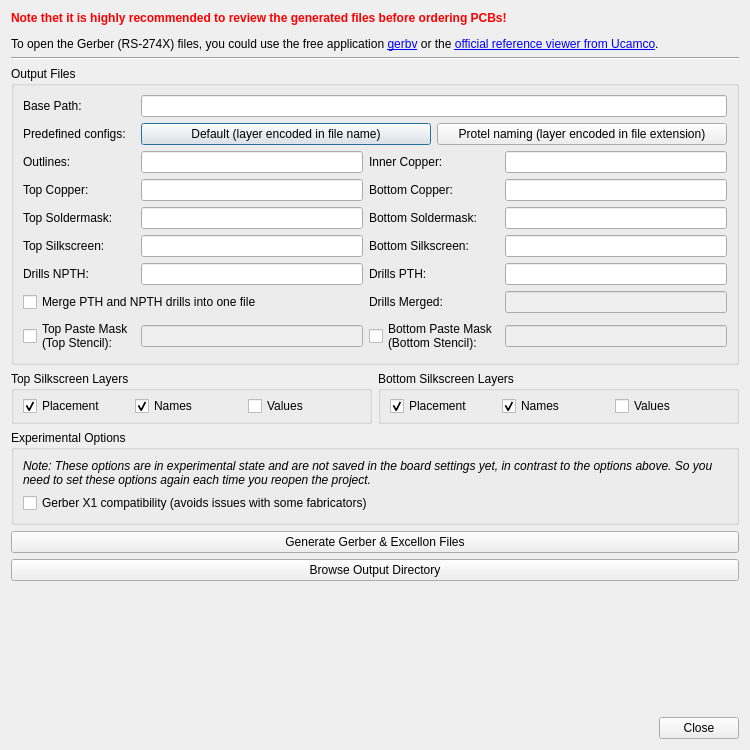
<?xml version="1.0" encoding="UTF-8"?>
<ui version="4.0">
 <class>librepcb::project::editor::FabricationOutputDialog</class>
 <widget class="QDialog" name="librepcb::project::editor::FabricationOutputDialog">
  <property name="windowModality">
   <enum>Qt::WindowModal</enum>
  </property>
  <property name="geometry">
   <rect>
    <x>0</x>
    <y>0</y>
    <width>750</width>
    <height>750</height>
   </rect>
  </property>
  <property name="windowTitle">
   <string>Fabrication Output Generator</string>
  </property>
  <layout class="QVBoxLayout" name="verticalLayout">
   <item>
    <widget class="QLabel" name="label_2">
     <property name="styleSheet">
      <string notr="true">QLabel {
	background-color: rgb(255, 255, 127);
	color: rgb(170, 0, 0);
};</string>
     </property>
     <property name="text">
      <string>&lt;html&gt;&lt;head/&gt;&lt;body&gt;&lt;p&gt;&lt;span style=&quot; font-weight:600; color:#ff0000;&quot;&gt;Note thet it is highly recommended to review the generated files before ordering PCBs!&lt;/span&gt;&lt;/p&gt;&lt;p&gt;To open the Gerber (RS-274X) files, you could use the free application &lt;a href=&quot;http://gerbv.geda-project.org/&quot;&gt;&lt;span style=&quot; text-decoration: underline; color:#0000ff;&quot;&gt;gerbv&lt;/span&gt;&lt;/a&gt; or the &lt;a href=&quot;https://gerber.ucamco.com/&quot;&gt;&lt;span style=&quot; text-decoration: underline; color:#0000ff;&quot;&gt;official reference viewer from Ucamco&lt;/span&gt;&lt;/a&gt;.&lt;/p&gt;&lt;/body&gt;&lt;/html&gt;</string>
     </property>
     <property name="wordWrap">
      <bool>true</bool>
     </property>
     <property name="margin">
      <number>3</number>
     </property>
     <property name="openExternalLinks">
      <bool>true</bool>
     </property>
    </widget>
   </item>
   <item>
    <widget class="Line" name="line">
     <property name="orientation">
      <enum>Qt::Horizontal</enum>
     </property>
    </widget>
   </item>
   <item>
    <widget class="QGroupBox" name="groupBox_3">
     <property name="title">
      <string>Output Files</string>
     </property>
     <layout class="QGridLayout" name="gridLayout">
      <item row="4" column="1">
       <widget class="QLineEdit" name="edtSuffixSoldermaskTop">
        <property name="maxLength">
         <number>255</number>
        </property>
       </widget>
      </item>
      <item row="6" column="0">
       <widget class="QLabel" name="label_12">
        <property name="text">
         <string>Drills NPTH:</string>
        </property>
       </widget>
      </item>
      <item row="5" column="1">
       <widget class="QLineEdit" name="edtSuffixSilkscreenTop">
        <property name="maxLength">
         <number>255</number>
        </property>
       </widget>
      </item>
      <item row="3" column="0">
       <widget class="QLabel" name="label_6">
        <property name="text">
         <string>Top Copper:</string>
        </property>
       </widget>
      </item>
      <item row="8" column="1">
       <widget class="QLineEdit" name="edtSuffixSolderPasteTop">
        <property name="enabled">
         <bool>false</bool>
        </property>
        <property name="maxLength">
         <number>255</number>
        </property>
       </widget>
      </item>
      <item row="8" column="3">
       <widget class="QLineEdit" name="edtSuffixSolderPasteBot">
        <property name="enabled">
         <bool>false</bool>
        </property>
        <property name="maxLength">
         <number>255</number>
        </property>
       </widget>
      </item>
      <item row="7" column="3">
       <widget class="QLineEdit" name="edtSuffixDrills">
        <property name="enabled">
         <bool>false</bool>
        </property>
        <property name="maxLength">
         <number>255</number>
        </property>
       </widget>
      </item>
      <item row="7" column="0" colspan="2">
       <widget class="QCheckBox" name="cbxDrillsMerge">
        <property name="text">
         <string>Merge PTH and NPTH drills into one file</string>
        </property>
       </widget>
      </item>
      <item row="2" column="0">
       <widget class="QLabel" name="label_8">
        <property name="text">
         <string>Outlines:</string>
        </property>
       </widget>
      </item>
      <item row="5" column="3">
       <widget class="QLineEdit" name="edtSuffixSilkscreenBot">
        <property name="maxLength">
         <number>255</number>
        </property>
       </widget>
      </item>
      <item row="5" column="0">
       <widget class="QLabel" name="label_4">
        <property name="text">
         <string>Top Silkscreen:</string>
        </property>
       </widget>
      </item>
      <item row="7" column="2">
       <widget class="QLabel" name="label">
        <property name="text">
         <string>Drills Merged:</string>
        </property>
       </widget>
      </item>
      <item row="4" column="2">
       <widget class="QLabel" name="label_11">
        <property name="text">
         <string>Bottom Soldermask:</string>
        </property>
       </widget>
      </item>
      <item row="0" column="1" colspan="3">
       <widget class="QLineEdit" name="edtBasePath">
        <property name="maxLength">
         <number>255</number>
        </property>
       </widget>
      </item>
      <item row="4" column="0">
       <widget class="QLabel" name="label_10">
        <property name="text">
         <string>Top Soldermask:</string>
        </property>
       </widget>
      </item>
      <item row="4" column="3">
       <widget class="QLineEdit" name="edtSuffixSoldermaskBot">
        <property name="maxLength">
         <number>255</number>
        </property>
       </widget>
      </item>
      <item row="6" column="3">
       <widget class="QLineEdit" name="edtSuffixDrillsPth">
        <property name="maxLength">
         <number>255</number>
        </property>
       </widget>
      </item>
      <item row="3" column="2">
       <widget class="QLabel" name="label_7">
        <property name="text">
         <string>Bottom Copper:</string>
        </property>
       </widget>
      </item>
      <item row="6" column="2">
       <widget class="QLabel" name="label_13">
        <property name="text">
         <string>Drills PTH:</string>
        </property>
       </widget>
      </item>
      <item row="0" column="0">
       <widget class="QLabel" name="label_3">
        <property name="text">
         <string>Base Path:</string>
        </property>
       </widget>
      </item>
      <item row="8" column="2">
       <widget class="QCheckBox" name="cbxSolderPasteBot">
        <property name="text">
         <string>Bottom Paste Mask
(Bottom Stencil):</string>
        </property>
       </widget>
      </item>
      <item row="2" column="3">
       <widget class="QLineEdit" name="edtSuffixCopperInner">
        <property name="maxLength">
         <number>255</number>
        </property>
       </widget>
      </item>
      <item row="2" column="1">
       <widget class="QLineEdit" name="edtSuffixOutlines">
        <property name="maxLength">
         <number>255</number>
        </property>
       </widget>
      </item>
      <item row="1" column="0">
       <widget class="QLabel" name="label_14">
        <property name="text">
         <string>Predefined configs:</string>
        </property>
       </widget>
      </item>
      <item row="6" column="1">
       <widget class="QLineEdit" name="edtSuffixDrillsNpth">
        <property name="maxLength">
         <number>255</number>
        </property>
       </widget>
      </item>
      <item row="3" column="1">
       <widget class="QLineEdit" name="edtSuffixCopperTop">
        <property name="maxLength">
         <number>255</number>
        </property>
       </widget>
      </item>
      <item row="1" column="1" colspan="3">
       <layout class="QHBoxLayout" name="horizontalLayout">
        <item>
         <widget class="QPushButton" name="btnDefaultSuffixes">
          <property name="text">
           <string>Default (layer encoded in file name)</string>
          </property>
         </widget>
        </item>
        <item>
         <widget class="QPushButton" name="btnProtelSuffixes">
          <property name="text">
           <string>Protel naming (layer encoded in file extension)</string>
          </property>
         </widget>
        </item>
       </layout>
      </item>
      <item row="8" column="0">
       <widget class="QCheckBox" name="cbxSolderPasteTop">
        <property name="text">
         <string>Top Paste Mask
(Top Stencil):</string>
        </property>
       </widget>
      </item>
      <item row="3" column="3">
       <widget class="QLineEdit" name="edtSuffixCopperBot">
        <property name="maxLength">
         <number>255</number>
        </property>
       </widget>
      </item>
      <item row="5" column="2">
       <widget class="QLabel" name="label_5">
        <property name="text">
         <string>Bottom Silkscreen:</string>
        </property>
       </widget>
      </item>
      <item row="2" column="2">
       <widget class="QLabel" name="label_9">
        <property name="text">
         <string>Inner Copper:</string>
        </property>
       </widget>
      </item>
     </layout>
    </widget>
   </item>
   <item>
    <layout class="QHBoxLayout" name="horizontalLayout_2">
     <item>
      <widget class="QGroupBox" name="groupBox">
       <property name="title">
        <string>Top Silkscreen Layers</string>
       </property>
       <layout class="QHBoxLayout" name="horizontalLayout_3">
        <property name="spacing">
         <number>0</number>
        </property>
        <property name="topMargin">
         <number>5</number>
        </property>
        <property name="bottomMargin">
         <number>5</number>
        </property>
        <item>
         <widget class="QCheckBox" name="cbxSilkTopPlacement">
          <property name="text">
           <string>Placement</string>
          </property>
          <property name="checked">
           <bool>true</bool>
          </property>
         </widget>
        </item>
        <item>
         <widget class="QCheckBox" name="cbxSilkTopNames">
          <property name="text">
           <string>Names</string>
          </property>
          <property name="checked">
           <bool>true</bool>
          </property>
         </widget>
        </item>
        <item>
         <widget class="QCheckBox" name="cbxSilkTopValues">
          <property name="text">
           <string>Values</string>
          </property>
         </widget>
        </item>
       </layout>
      </widget>
     </item>
     <item>
      <widget class="QGroupBox" name="groupBox_2">
       <property name="title">
        <string>Bottom Silkscreen Layers</string>
       </property>
       <layout class="QHBoxLayout" name="horizontalLayout_4">
        <property name="spacing">
         <number>0</number>
        </property>
        <property name="topMargin">
         <number>5</number>
        </property>
        <property name="bottomMargin">
         <number>5</number>
        </property>
        <item>
         <widget class="QCheckBox" name="cbxSilkBotPlacement">
          <property name="text">
           <string>Placement</string>
          </property>
          <property name="checked">
           <bool>true</bool>
          </property>
         </widget>
        </item>
        <item>
         <widget class="QCheckBox" name="cbxSilkBotNames">
          <property name="text">
           <string>Names</string>
          </property>
          <property name="checked">
           <bool>true</bool>
          </property>
         </widget>
        </item>
        <item>
         <widget class="QCheckBox" name="cbxSilkBotValues">
          <property name="text">
           <string>Values</string>
          </property>
         </widget>
        </item>
       </layout>
      </widget>
     </item>
    </layout>
   </item>
   <item>
    <widget class="QGroupBox" name="groupBox_4">
     <property name="title">
      <string>Experimental Options</string>
     </property>
     <layout class="QGridLayout" name="gridLayout_2">
      <item row="1" column="0">
       <widget class="QCheckBox" name="cbxGerberX1Compatibility">
        <property name="text">
         <string>Gerber X1 compatibility (avoids issues with some fabricators)</string>
        </property>
       </widget>
      </item>
      <item row="0" column="0">
       <widget class="QLabel" name="label_15">
        <property name="font">
         <font>
          <italic>true</italic>
         </font>
        </property>
        <property name="text">
         <string>Note: These options are in experimental state and are not saved in the board settings yet, in contrast to the options above. So you need to set these options again each time you reopen the project.</string>
        </property>
        <property name="wordWrap">
         <bool>true</bool>
        </property>
       </widget>
      </item>
     </layout>
    </widget>
   </item>
   <item>
    <widget class="QPushButton" name="btnGenerate">
     <property name="text">
      <string>Generate Gerber &amp;&amp; Excellon Files</string>
     </property>
    </widget>
   </item>
   <item>
    <widget class="QPushButton" name="btnBrowseOutputDir">
     <property name="text">
      <string>Browse Output Directory</string>
     </property>
    </widget>
   </item>
   <item>
    <spacer name="verticalSpacer">
     <property name="orientation">
      <enum>Qt::Vertical</enum>
     </property>
     <property name="sizeHint" stdset="0">
      <size>
       <width>20</width>
       <height>0</height>
      </size>
     </property>
    </spacer>
   </item>
   <item>
    <widget class="QDialogButtonBox" name="buttonBox">
     <property name="orientation">
      <enum>Qt::Horizontal</enum>
     </property>
     <property name="standardButtons">
      <set>QDialogButtonBox::Close</set>
     </property>
    </widget>
   </item>
  </layout>
 </widget>
 <tabstops>
  <tabstop>edtBasePath</tabstop>
  <tabstop>btnDefaultSuffixes</tabstop>
  <tabstop>btnProtelSuffixes</tabstop>
  <tabstop>edtSuffixOutlines</tabstop>
  <tabstop>edtSuffixCopperInner</tabstop>
  <tabstop>edtSuffixCopperTop</tabstop>
  <tabstop>edtSuffixCopperBot</tabstop>
  <tabstop>edtSuffixSoldermaskTop</tabstop>
  <tabstop>edtSuffixSoldermaskBot</tabstop>
  <tabstop>edtSuffixSilkscreenTop</tabstop>
  <tabstop>edtSuffixSilkscreenBot</tabstop>
  <tabstop>edtSuffixDrillsNpth</tabstop>
  <tabstop>edtSuffixDrillsPth</tabstop>
  <tabstop>cbxDrillsMerge</tabstop>
  <tabstop>edtSuffixDrills</tabstop>
  <tabstop>cbxSolderPasteTop</tabstop>
  <tabstop>edtSuffixSolderPasteTop</tabstop>
  <tabstop>cbxSolderPasteBot</tabstop>
  <tabstop>edtSuffixSolderPasteBot</tabstop>
  <tabstop>cbxSilkTopPlacement</tabstop>
  <tabstop>cbxSilkTopNames</tabstop>
  <tabstop>cbxSilkTopValues</tabstop>
  <tabstop>cbxSilkBotPlacement</tabstop>
  <tabstop>cbxSilkBotNames</tabstop>
  <tabstop>cbxSilkBotValues</tabstop>
  <tabstop>btnGenerate</tabstop>
  <tabstop>btnBrowseOutputDir</tabstop>
 </tabstops>
 <resources/>
 <connections>
  <connection>
   <sender>buttonBox</sender>
   <signal>accepted()</signal>
   <receiver>librepcb::project::editor::FabricationOutputDialog</receiver>
   <slot>accept()</slot>
   <hints>
    <hint type="sourcelabel">
     <x>248</x>
     <y>254</y>
    </hint>
    <hint type="destinationlabel">
     <x>157</x>
     <y>274</y>
    </hint>
   </hints>
  </connection>
  <connection>
   <sender>buttonBox</sender>
   <signal>rejected()</signal>
   <receiver>librepcb::project::editor::FabricationOutputDialog</receiver>
   <slot>reject()</slot>
   <hints>
    <hint type="sourcelabel">
     <x>316</x>
     <y>260</y>
    </hint>
    <hint type="destinationlabel">
     <x>286</x>
     <y>274</y>
    </hint>
   </hints>
  </connection>
 </connections>
</ui>
